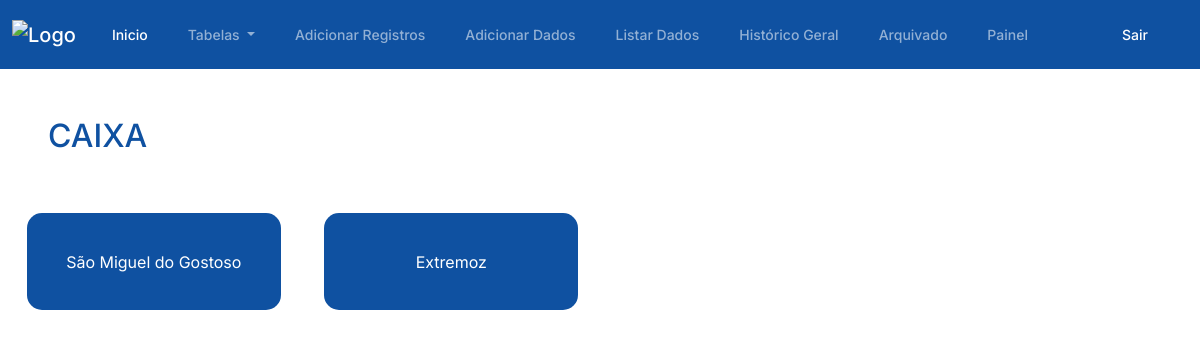
Before: /tabela_caixa/ (signed in) with the older database file.
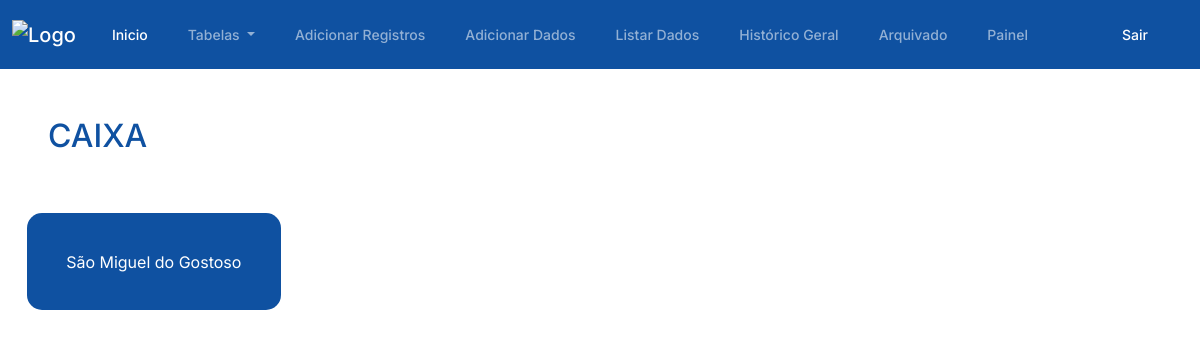
After: the same page with the newer database file.
### plataforma/models.py (models this page shows, shortened)
class RegistroFuncionarios(models.Model):
    class Meta:
        verbose_name_plural = "Registros da Tabela Geral"
    nome = models.ForeignKey(Nome, on_delete=models.CASCADE)
    orgao_setor = models.ForeignKey(Setor, on_delete=models.CASCADE)
    municipio = models.ForeignKey(Municipio, on_delete=models.CASCADE)
    atividade = models.ForeignKey(Atividade, on_delete=models.CASCADE)
    num_convenio = models.CharField(max_length=255)
    parlamentar = models.CharField(max_length=255)
    objeto = models.CharField(max_length=255)
    oge_ogu = models.DecimalField(max_digits=10, decimal_places=2)
    cp_prefeitura = models.DecimalField(max_digits=10, decimal_places=2)
    valor_liberado = models.DecimalField(max_digits=10, decimal_places=2, default=0)
    prazo_vigencia = models.DateField()
    situacao = models.CharField(max_length=255)
    providencia = models.CharField(max_length=255)
    status = models.CharField(max_length=20, choices=Status.choices, default=Status.NAO_INICIADO)
    data_recepcao = models.DateField()
    data_inicio = models.DateField(null=True, blank=True)
    documento_pendente = models.BooleanField(default=False)
    documento_cancelado = models.BooleanField(default=False)
    data_fim = models.DateField(null=True, blank=True)
    duracao_dias_uteis = models.IntegerField(default=0)

class Municipio(models.Model):
    municipio = models.CharField(max_length=255)

### plataforma/views.py (the view)
# urls.py: path('tabela_caixa/', views.tabela_caixa, name='tabela_caixa'),
def tabela_caixa(request):
    registros = RegistroFuncionarios.objects.filter(orgao_setor__orgao_setor='CAIXA')
    nomes = Nome.objects.all()
    municipios = Municipio.objects.all()
    context = {
        'nomes': nomes,
        'municipios': municipios,
        'registros': registros,
    }
    return render(request, 'tabela_caixa2.html', context)

### plataforma/templates/tabela_caixa2.html (shortened to what this page needs)
{% extends "base.html" %}
{% load static %}
{% block container %}
  <h2 class="texto-destaque m-5">CAIXA</h2>
  <div class="container mt-5">
    {% for registro in registros %}
        <a class="button" href="{% url 'selecionar_municipio' municipio_id=registro.municipio.id %}">{{ registro.municipio.municipio }}</a>
    {% endfor %}
  </div>
{% endblock container %}

### autenticar/templates/base.html (shortened to what this page needs)
{% load static %}
<!DOCTYPE html>
<html lang="pt-BR">
<head>
  <link rel="stylesheet" href="{% static 'autenticar/css/bootstrap.css' %}">
  <link rel="stylesheet" href="{% static 'autenticar/css/bootstrap.min.css' %}">
  <link rel="stylesheet" href="{% static 'autenticar/css/navbar.css' %}">
  <link rel="stylesheet" type="text/css" href="https://cdn.datatables.net/1.11.5/css/jquery.dataTables.css">
</head>
<body>
  {% if user.is_authenticated %}
   {% block header %}
    <nav class="navbar navbar-expand-lg bg_navbar" data-bs-theme="dark">
      <div class="container-fluid">
        <a class="navbar-brand" href="{% url 'inicio' %}"><img src="{% static 'autenticar/img/logo2.png' %}" alt="Logo" height="50px"></a>
        <div class="collapse navbar-collapse" id="navbarColor01">
          <ul class="navbar-nav me-auto">
            <li class="nav-item">
              <a class="nav-link active" href="{% url 'inicio' %}">Inicio
              </a>
            </li>
            <li class="nav-item dropdown">
              <a class="nav-link dropdown-toggle" href="{% url 'home' %}" id="navbarDropdown" role="button" data-bs-toggle="dropdown" aria-haspopup="true" aria-expanded="false">
                Tabelas
              </a>
            </li>
            <li class="nav-item">
              <a class="nav-link" href="{% url 'adicionar' %}">Adicionar Registros</a>
            </li>
            <li class="nav-item">
              <a class="nav-link" href="{% url 'adicionar_dados' %}">Adicionar Dados</a>
            </li>
            <li class="nav-item">
              <a class="nav-link" href="{% url 'listar_dados' %}">Listar Dados</a>
            </li>
            <li class="nav-item">
              <a class="nav-link" href="{% url 'historico' %}">Histórico Geral</a>
            </li>
            <li class="nav-item">
              <a class="nav-link" href="{% url 'mostrar_registros_anexados' %}">Arquivado</a>
            </li>
            <li class="nav-item">
              <a class="nav-link" href="{% url 'grafico_geral' %}">Painel</a>
            </li>
          </ul>
        </div>
        <ul class="navbar-nav me-auto mb-2 mb-lg-0">
          <li class="nav-item">
            <a href="{% url 'sair' %}" class="nav-link text-secondary botao-sair">Sair</a>
          </li>
        </ul>
      </div>
    </nav>
   {% endblock header %}
  {% endif %}
  {% block container %}
  {% endblock container %}
</body>
</html>

### templates/static/autenticar/css/navbar.css (style rules this page uses)
.bg_navbar { background-color: #0f51a1; width: 100%; }

### autenticar/templates/base.html (style rules this page uses)
.navbar { width: 100%; top: 0; right: 0; z-index: 1000; }
.botao-sair { float: right; margin-right: 20px; }

### plataforma/templates/tabela_caixa2.html (style rules this page uses)
body { margin: 0; padding: 0; }
.container { width: 100%; max-width: 1344px; margin: auto; padding: 10px; display: grid; grid-template-columns: 1fr; gap: 10px; justify-content: center; align-content: center; }
.button { width: 100%; max-width: 254px; height: 97px; margin: 0 auto; border-radius: 15px; background: #0f51a1; display: flex; justify-content: center; align-items: center; color: #fff; font-size: 16px; text-decoration: none; }
.texto-destaque { color: #0f51a1; }
@media (min-width: 992px) { .container { grid-template-columns: repeat(4, 1fr); } }

Changed rows visible on the page:
removed RegistroFuncionarios: municipio.municipio "Extremoz"
